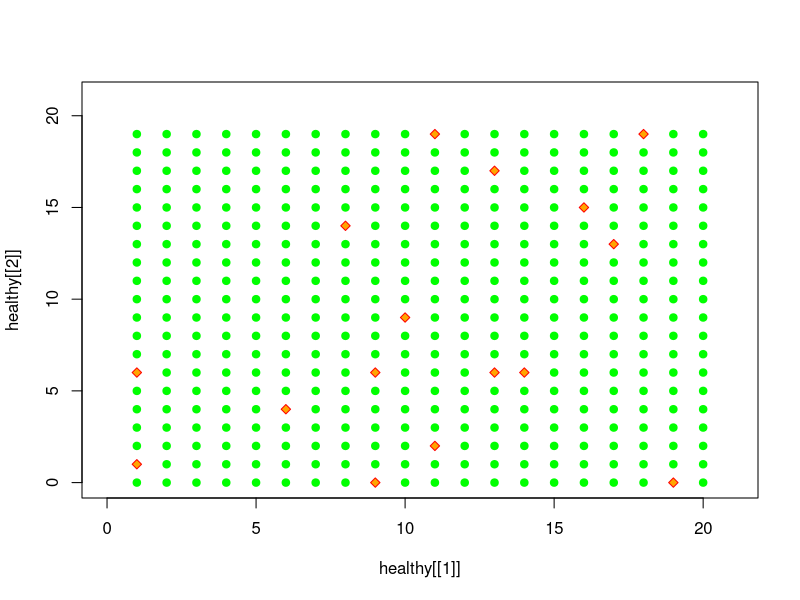
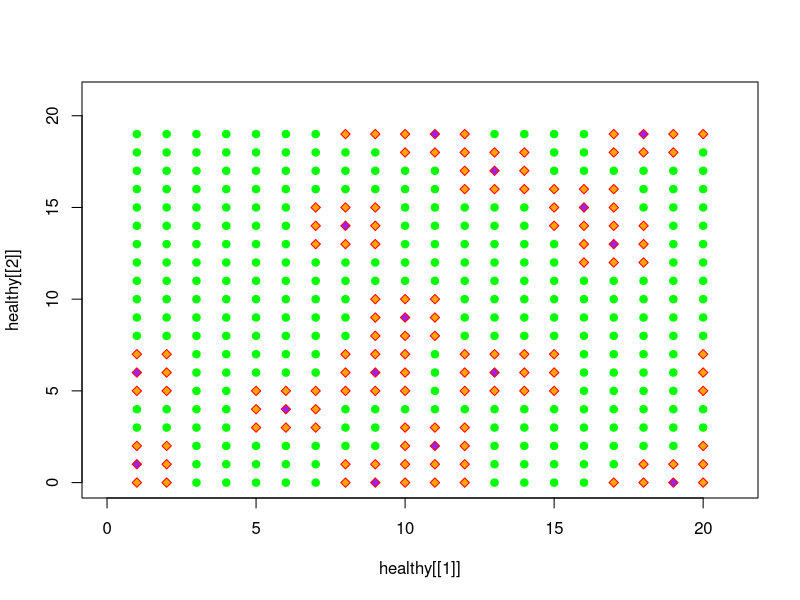
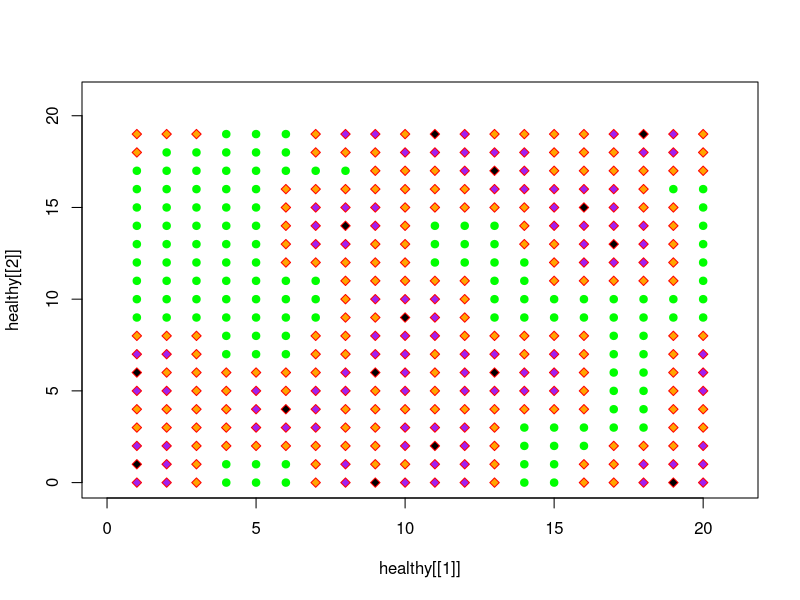
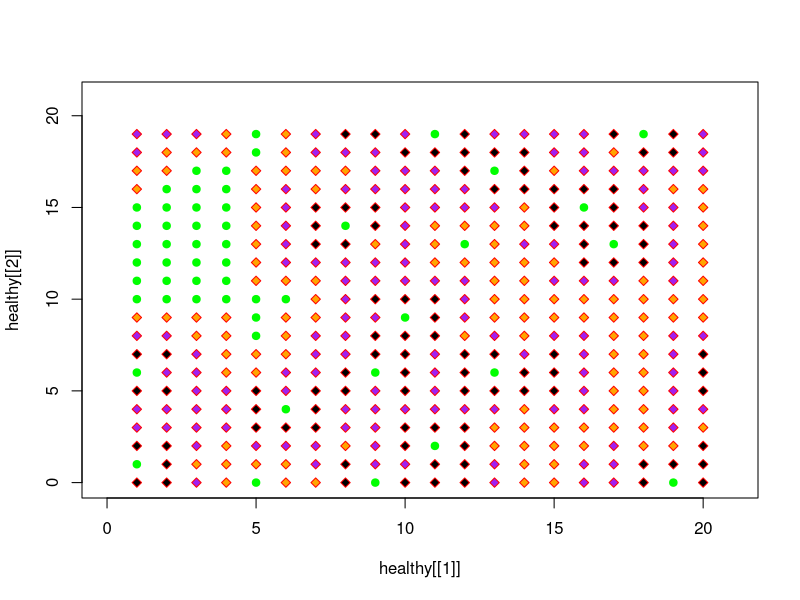
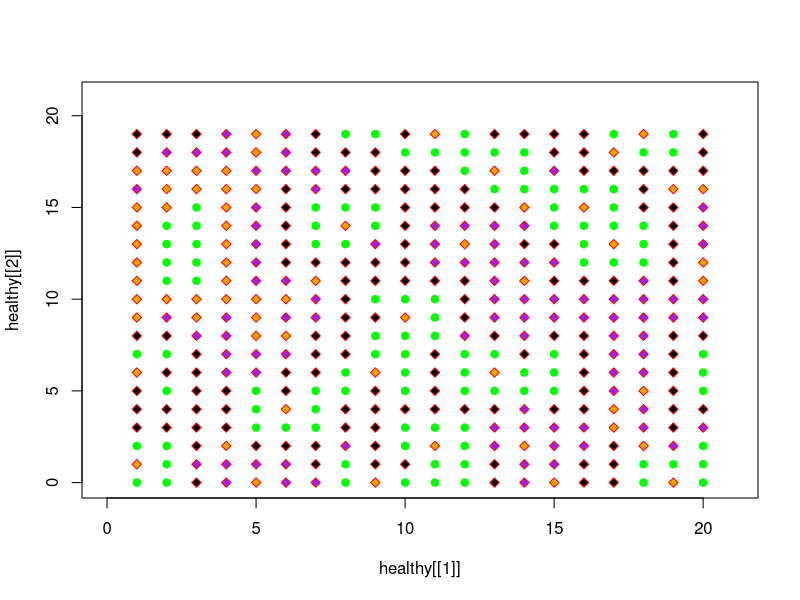
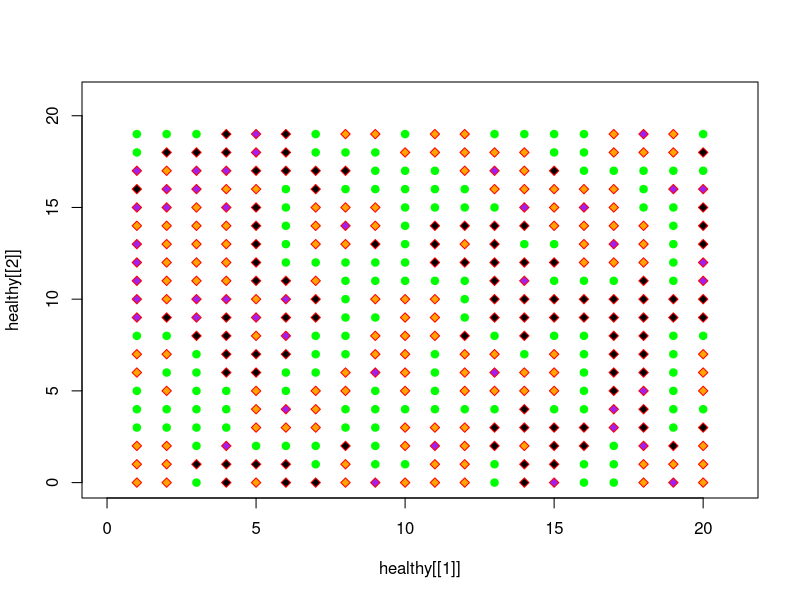
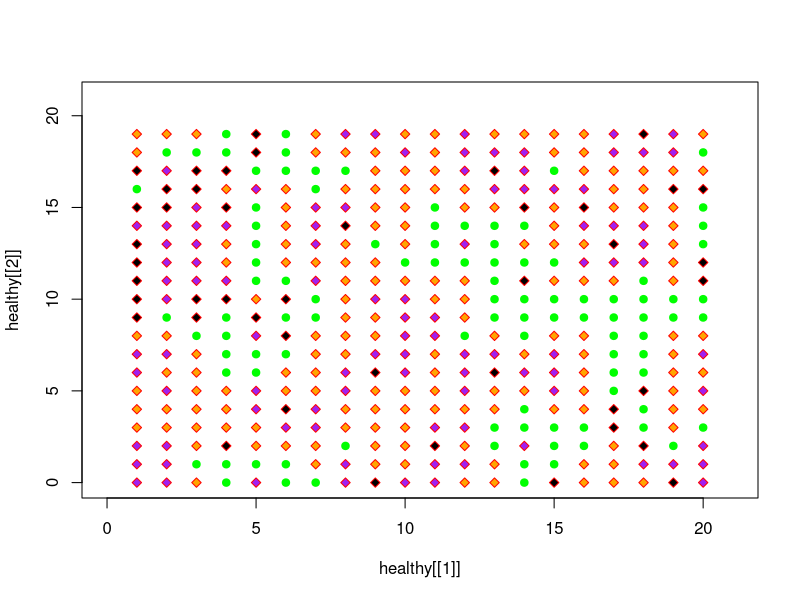
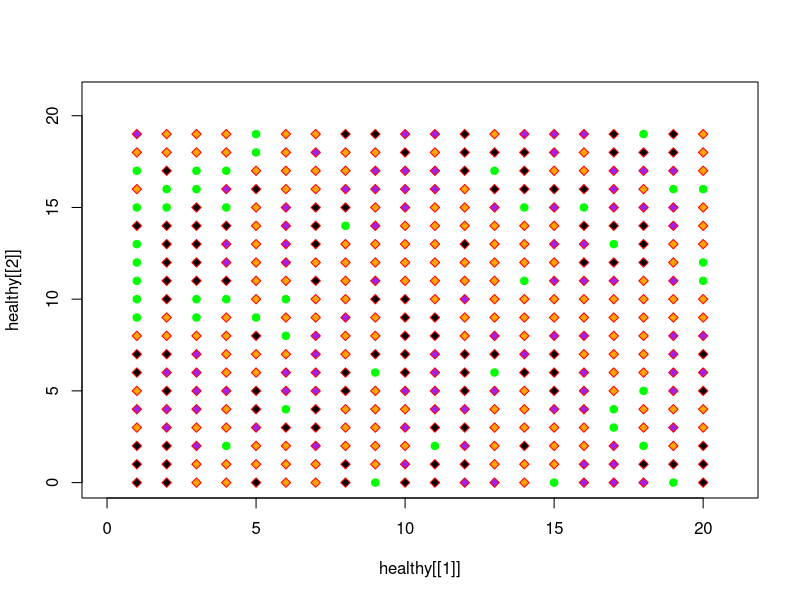

R code for these plots, in order:
HEALTHY = 0
INFECTEDA1 = 1
INFECTEDA2 = 2
DEAD = 3
numberOfA2 = 5
responseTime  = 4*1 #4 weeks
responseTimeGrid <- array(numeric(), c(0,0))
respoProbTime = 0

HIV = function(n, probHIV, probInfect, probReplace, t) {
  # FIRE simulation
  body= initBody( n, probHIV)
  responseTimeGrid <<- body * responseTime
  #Uncomment for step respond prob. for project 2 part b
  #respoProbTime = makeRespoProbTime(.2, .8, t)
  #Uncomment for linear respond prob. for project 2 part c
  respoProbTime = rev(seq(0,t,1))/t
  grids = array(dim=c(n,n,t+1))

  
  grids[,,1] = body
  responseTimeGrid <<- periodicLat(responseTimeGrid)
  for (i in 2:(t+1)) {
    bodyExtended = periodicLat(body)
    
    body = applyExtended(bodyExtended, probInfect, probReplace, respoProbTime[i])
    grids[,,i] = body
  }
  
  return(grids)
}

makeRespoProbTime = function(min, max, n){
  
  respoProbTime = seq(0,n,1)
  respoProbTime[1:n/2] = max
  respoProbTime[(n/2):n] = min
  return(respoProbTime)
}

applyExtended = function(latExt, probInfect, probReplace, respoProbTime) {
  
  # APPLYEXTENDED - Function to apply 
  # spread() to every interior
  # site of square array latExt and to return the resulting array
  n = nrow(latExt) - 2
  newmat = matrix(c(rep(0,n*n)), nrow = n)
  for (j in 2:(n + 1)) {
    for (i in 2:(n + 1)) {
      site = latExt[i, j]
      N = latExt[i - 1, j]
      NE = latExt [i-1, j+1]
      NW = latExt[i-1, j-1]
      E = latExt[i, j + 1]
      S = latExt[i + 1, j]
      W = latExt[i, j - 1]
      SW = latExt[i+1, j-1]
      SE = latExt[i+1, j+1]
      newmat[i-1, j-1] = spread(site, N, NE, NW, E, S, W, SW, SE, probInfect, probReplace, i, j, 1, respoProbTime)
    }
  }
  return(newmat)
}

initBody = function( n, probHIV ){
  #INITBODY returns an n-by-n grid of values?\
  # HEALTHY (healthy cell), 
  # INFECTEDA1 (infected cell), or INFECTEDA2 (infected cell), or DEAD (dead cell)
  # Pre:	n is the size (number of rows or columns) of the square grid and is positive.
  # 	probHIV is the probability that a cell is initially infected 
  # Post:	 A grid as described above was returned.

  # 1 where infected
  infected = matrix(runif(n^2) < probHIV,nrow=n,ncol=n)
  # 1 where healthy
  healthy = 1 - infected

  body =  healthy * HEALTHY + infected * INFECTEDA1
  
  return (body)
}

periodicLat = function(lat) {
  # PERIODICLAT returns extended lattice
  extendRows = rbind(lat[nrow(lat),],lat,lat[1,])
  extlat = cbind(extendRows[,ncol(extendRows)],extendRows,extendRows[,1])
  return(extlat)
}

pointsForGrid = function(grid,val) {
  # Helper function for showGraphs
  # Pre: grid is a square grid
  #       val is a possible element value
  # Pre: The function has returnd a list of xcoords and ycoords,
  #      coordinates of cells that have value val.
  #      To match matrix values, the rows are reversed.
  xcoords = vector()
  ycoords = vector()
  for (row in 1:nrow(grid)) {
    for (col in 1:ncol(grid)) {
      if (grid[row,col] == val) {
        xcoords[length(xcoords)+1] = col
        ycoords[length(ycoords)+1] = nrow(grid) - row
      }
    }
  }
  return(list(xcoords,ycoords))
}

showGraphs = function(graphList, n) {
  # SHOWGRAPHS - Function to perform animation of grids in graphList
  #savePath = file.choose()
  #savePath = substr(savePath,1,nchar(savePath)-4)
  m = dim(graphList)[3]
  for (k in 1:m) {
    #uncomment to save image
    #jpeg(paste(savePath,paste(toString(k),".jpg",sep = ""),sep = ""))
    g = graphList[,,k]
    healthy = pointsForGrid(g, HEALTHY)
    infecteda1 = pointsForGrid(g,INFECTEDA1)
    infecteda2 = pointsForGrid(g,INFECTEDA2)
    dead = pointsForGrid(g,DEAD)
    plot(healthy[[1]],healthy[[2]],pch=19,col="green",
         xlim=c(0,n+1),ylim=c(0,n+1))
    points(infecteda1[[1]],infecteda1[[2]],col="red",pch=23,bg="orange")
    points(infecteda2[[1]],infecteda2[[2]],col="red",pch=23,bg="purple")
    points(dead[[1]],dead[[2]],col="red",pch=23,bg="black")
    Sys.sleep(0.2)
  	#paired with jpeg
    #dev.off()
  }
}

showTimeGraph = function(graphList,n){
  #Function used to extract number of health, A1, A2, and
  #dead cell and plot vs weeks
  m = dim(graphList)[3]
 # m = dim(grids)[3]
  healthyNum = vector(length = n)
  a1Num = vector(length = n)
  a2Num = vector(length = n)
  deadNum = vector(length = n)
  for (k in 1:m) {
   g = graphList[,,k]
   #For debug
   #g = grids[,,k]
   healthy = pointsForGrid(g, HEALTHY)
   infecteda1 = pointsForGrid(g,INFECTEDA1)
   infecteda2 = pointsForGrid(g,INFECTEDA2)
   dead = pointsForGrid(g,DEAD)
   healthyNum[k] = length(healthy[[1]])
   a1Num[k] = length(infecteda1[[1]])
   a2Num[k] = length(infecteda2[[1]])
   deadNum[k] = length(dead[[1]])
  }
  weeks = seq(1,m,1)
  plot(weeks,healthyNum,type="n",xlab="Weeks",ylab="Num",main = "Cell Infection in Time",col=c("red"))
  legend("topright", legend=c("Healthy","A1Infected","A2Infected","Dead"), lty=c("solid","solid","solid","solid","solid"),col=c("green","orange","red","black"))
  lines(weeks,healthyNum,lwd=2,lty="solid",col=c("green"))
  lines(weeks,a1Num,lwd=2,lty="solid",col=c("orange"))
  lines(weeks,a2Num,lwd=2,lty="solid",col=c("red"))
  lines(weeks,deadNum,lwd=2,lty="solid",col=c("black"))
  return(list(weeks,healthyNum,a1Num,a2Num,deadNum))
}

FFT = function(TimeObject, fs, fRange){
  weeks = TimeObject[[1]]
  healthyNum = TimeObject[[1]]
  a1Num = TimeObject[[1]]
  a2Num = TimeObject[[1]]
  deadNum = TimeObject[[1]]
  
  healthyFFT = fft(healthyNum)
  a1FFT = fft(a1Num)
  a2FFT = fft(a2Num)
  deadFFT = fft(deadNum)
  
  plot.frequency.spectrum(healthyFFT, xlimits=c(0,fRange), fs, "Healthy", "green")
  plot.frequency.spectrum(a1FFT, xlimits=c(0,fRange), fs, "A1", "orange")
  plot.frequency.spectrum(a2FFT, xlimits=c(0,fRange), fs, "A2", "red")
  plot.frequency.spectrum(deadFFT, xlimits=c(0,fRange), fs, "Dead", "black")
  
  
}

#Orignal Author Jo?o Neto++++++++++++++++++++++++++++++++++++++++++++++++++++
#Modified by Wilson Guo++++++++++++++++++++++++++++++++++++++++++++++++++++++
plot.frequency.spectrum <- function(X.k, xlimits=c(0,length(X.k)), fs, label, color) {
  
  zeroPad = seq(0,100,1)
  zeroPad[1:101] = 0
  X.k = fft(c(zeroPad,healthyNum,zeroPad))
  freq = seq(0,(length(X.k)/2),1)*fs/length(X.k)#Construct Freqeuency Axis
  data = abs(X.k/length(test))#Construct Amplitude Axis
  data[2:length(X.k)] = 2*data[2:length(X.k)]#Scale Amplitude
  data = data[1:(length(data)/2+1)]#Cut negative freq
  plot.data  = cbind(freq, data)#Combine Freqeuency and Amplitude
  plot(plot.data, t="h", lwd=2, main="", 
       xlab="Frequency (Hz)", ylab="Strength", 
       xlim=xlimits, ylim=c(0,max(Mod(plot.data[,2]))),col=c(color))
  legend("topright", legend=c(label), lty=c("solid"),col=c(color))
  
}

# Plot the i-th harmonic
# Xk: the frequencies computed by the FFt
#  i: which harmonic
# ts: the sampling time points
# acq.freq: the acquisition rate
plot.harmonic <- function(Xk, i, ts, acq.freq, color="red") {
  Xk.h <- rep(0,length(Xk))
  Xk.h[i+1] <- Xk[i+1] # i-th harmonic
  harmonic.trajectory <- get.trajectory(Xk.h, ts, acq.freq=acq.freq)
  points(ts, harmonic.trajectory, type="l", col=color)
}

#++++++++++++++++++++++++++++++++++++++++++++++++++++++++++++++++++++++++++

spread = function(site, N, NE, NW, E, S, W, SW, SE, probInfect, probReplace, i, j, mode, respoProb) {
  # SPREAD - Function to return the value of a site
  # at the next time step
  # mode : enable probalistic response - 0 for default, 1 to enable
  # respoProb : between 0 and 1
  if (site == HEALTHY){
    #if site is healthy and has one A1 neighbor, cell becomes infected
    if(N == INFECTEDA1 || NE == INFECTEDA1 || NW == INFECTEDA1 || E == INFECTEDA1 || S == INFECTEDA1 || W == INFECTEDA1 || SW == INFECTEDA1 || SE == INFECTEDA1)
    {
      newSite = INFECTEDA1
      responseTimeGrid[i, j] <<- responseTime
    }
    else if(N+NE+NW+E+W+S+SW+SE > numberOfA2 * 2){
      newSite = INFECTEDA1
      responseTimeGrid[i, j] <<- responseTime
    }
    else if(runif(1) < probInfect){
      newSite = INFECTEDA1
      responseTimeGrid[i, j] <<- responseTime
    }
    else{
      newSite = HEALTHY
      responseTimeGrid[i, j] <<- 0
    }
  }
  else if (site == INFECTEDA1){
    if(mode == 0){
      #check to see if responseTime has passed for this cell
      if(responseTimeGrid[i, j] == 0){
        newSite = INFECTEDA2
      }else{
        responseTimeGrid[i, j] <<- responseTimeGrid[i, j] - 1
        newSite = INFECTEDA1
      }
    }
    else{
      #probalistic promotion from A1 to A2
      if(runif(1) < respoProb){
        newSite = INFECTEDA2
      }
      else{
        newSite = INFECTEDA1
      }
    }
  }
  else if (site == INFECTEDA2) {
    newSite = DEAD
    responseTimeGrid[i, j] <<- 0
  }
  else if (site == DEAD) {
    if(runif(1) < probReplace){
      newSite = HEALTHY
      responseTimeGrid[i, j] <<- 0
    }else{
      newSite = DEAD
      responseTimeGrid[i, j] <<- 0
    }
  }
  return(newSite)
}



### TESTING ###

## test grids = HIV(n, probHIV, probInfect, probReplace, t)
grids = HIV(20, .05, 0.00001, 0.99, 20)
showGraphs(grids, 20)
#timeCell = showTimeGraph(grids, 20)
#FFT(timeCell,1,.5)
